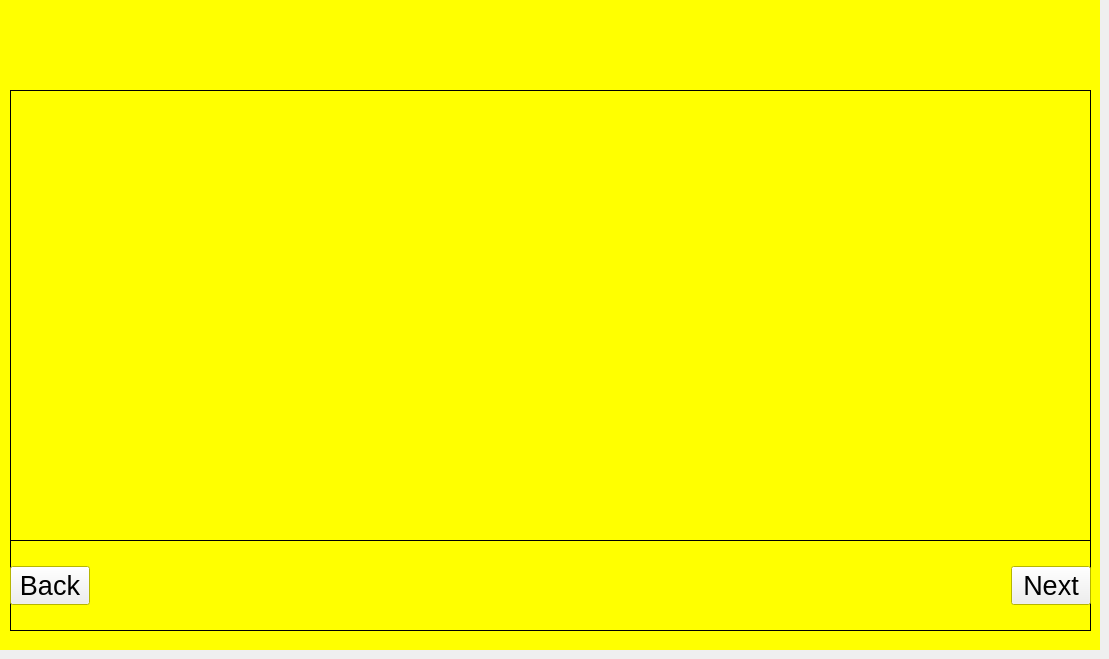
    <widget class="QWidget" name="simulationExpGeneralDescriptionPage">
     <widget class="QWidget" name="simulationExpGeneralDescriptionPanel" native="true">
      <property name="geometry">
       <rect>
        <x>0</x>
        <y>0</y>
        <width>1100</width>
        <height>650</height>
       </rect>
      </property>
      <property name="palette">
       <palette>
        <active>
         <colorrole role="Base">
          <brush brushstyle="SolidPattern">
           <color alpha="255">
            <red>255</red>
            <green>255</green>
            <blue>255</blue>
           </color>
          </brush>
         </colorrole>
         <colorrole role="Window">
          <brush brushstyle="SolidPattern">
           <color alpha="255">
            <red>255</red>
            <green>255</green>
            <blue>0</blue>
           </color>
          </brush>
         </colorrole>
        </active>
        <inactive>
         <colorrole role="Base">
          <brush brushstyle="SolidPattern">
           <color alpha="255">
            <red>255</red>
            <green>255</green>
            <blue>255</blue>
           </color>
          </brush>
         </colorrole>
         <colorrole role="Window">
          <brush brushstyle="SolidPattern">
           <color alpha="255">
            <red>255</red>
            <green>255</green>
            <blue>0</blue>
           </color>
          </brush>
         </colorrole>
        </inactive>
        <disabled>
         <colorrole role="Base">
          <brush brushstyle="SolidPattern">
           <color alpha="255">
            <red>255</red>
            <green>255</green>
            <blue>0</blue>
           </color>
          </brush>
         </colorrole>
         <colorrole role="Window">
          <brush brushstyle="SolidPattern">
           <color alpha="255">
            <red>255</red>
            <green>255</green>
            <blue>0</blue>
           </color>
          </brush>
         </colorrole>
        </disabled>
       </palette>
      </property>
      <property name="autoFillBackground">
       <bool>true</bool>
      </property>
      <widget class="QWidget" name="gridLayoutWidget_23">
       <property name="geometry">
        <rect>
         <x>10</x>
         <y>90</y>
         <width>1081</width>
         <height>261</height>
        </rect>
       </property>
       <layout class="QGridLayout" name="experimentDescriptionGrid"/>
      </widget>
      <widget class="QWidget" name="gridLayoutWidget_24">
       <property name="geometry">
        <rect>
         <x>10</x>
         <y>360</y>
         <width>1081</width>
         <height>151</height>
        </rect>
       </property>
       <layout class="QGridLayout" name="experimentPicturesGrid"/>
      </widget>
      <widget class="QWidget" name="gridLayoutWidget_25">
       <property name="geometry">
        <rect>
         <x>10</x>
         <y>540</y>
         <width>1081</width>
         <height>91</height>
        </rect>
       </property>
       <layout class="QGridLayout" name="pushButtonsSimulationExpGeneralDescriptionGrid">
        <item row="0" column="0">
         <widget class="QPushButton" name="buttonBackSimulationExperimentGeneralDescription">
          <property name="font">
           <font>
            <pointsize>20</pointsize>
           </font>
          </property>
          <property name="text">
           <string>Back</string>
          </property>
         </widget>
        </item>
        <item row="0" column="1">
         <spacer name="horizontalSpacer_7">
          <property name="orientation">
           <enum>Qt::Horizontal</enum>
          </property>
          <property name="sizeHint" stdset="0">
           <size>
            <width>118</width>
            <height>20</height>
           </size>
          </property>
         </spacer>
        </item>
        <item row="0" column="2">
         <widget class="QPushButton" name="buttonNextSimulationExperimentGeneralDescription">
          <property name="font">
           <font>
            <pointsize>20</pointsize>
           </font>
          </property>
          <property name="text">
           <string>Next</string>
          </property>
          <property name="checkable">
           <bool>false</bool>
          </property>
         </widget>
        </item>
       </layout>
      </widget>
      <widget class="QWidget" name="gridLayoutWidget_30">
       <property name="geometry">
        <rect>
         <x>10</x>
         <y>10</y>
         <width>1081</width>
         <height>61</height>
        </rect>
       </property>
       <layout class="QGridLayout" name="simulationExpGeneralDescriptionTitleGrid"/>
      </widget>
      <widget class="QLabel" name="pushButtonsSimulationExpGeneralDescriptionPanel">
       <property name="geometry">
        <rect>
         <x>10</x>
         <y>540</y>
         <width>1081</width>
         <height>91</height>
        </rect>
       </property>
       <property name="font">
        <font>
         <family>Helvetica</family>
         <pointsize>14</pointsize>
         <weight>75</weight>
         <bold>true</bold>
        </font>
       </property>
       <property name="frameShape">
        <enum>QFrame::Box</enum>
       </property>
       <property name="text">
        <string/>
       </property>
       <property name="alignment">
        <set>Qt::AlignHCenter|Qt::AlignTop</set>
       </property>
      </widget>
      <widget class="QLabel" name="simulationExpGeneralDescriptionTextAndPicturesPanel">
       <property name="geometry">
        <rect>
         <x>10</x>
         <y>90</y>
         <width>1081</width>
         <height>451</height>
        </rect>
       </property>
       <property name="font">
        <font>
         <family>Helvetica</family>
         <pointsize>14</pointsize>
         <weight>75</weight>
         <bold>true</bold>
        </font>
       </property>
       <property name="frameShape">
        <enum>QFrame::Box</enum>
       </property>
       <property name="text">
        <string/>
       </property>
       <property name="alignment">
        <set>Qt::AlignHCenter|Qt::AlignTop</set>
       </property>
      </widget>
      <widget class="QWidget" name="gridLayoutWidget_49">
       <property name="geometry">
        <rect>
         <x>10</x>
         <y>70</y>
         <width>1081</width>
         <height>20</height>
        </rect>
       </property>
       <layout class="QGridLayout" name="simulationExpGeneralDescriptionBlackSpacingGrid"/>
      </widget>
      <widget class="QWidget" name="gridLayoutWidget_82">
       <property name="geometry">
        <rect>
         <x>10</x>
         <y>90</y>
         <width>1081</width>
         <height>421</height>
        </rect>
       </property>
       <layout class="QGridLayout" name="experimentLongDescriptionGrid"/>
      </widget>
      <zorder>simulationExpGeneralDescriptionTextAndPicturesPanel</zorder>
      <zorder>pushButtonsSimulationExpGeneralDescriptionPanel</zorder>
      <zorder>gridLayoutWidget_23</zorder>
      <zorder>gridLayoutWidget_24</zorder>
      <zorder>gridLayoutWidget_25</zorder>
      <zorder>gridLayoutWidget_30</zorder>
      <zorder>gridLayoutWidget_49</zorder>
      <zorder>gridLayoutWidget_82</zorder>
     </widget>
     <widget class="QLabel" name="journeyPanel_11">
      <property name="geometry">
       <rect>
        <x>100</x>
        <y>80</y>
        <width>921</width>
        <height>281</height>
       </rect>
      </property>
      <property name="font">
       <font>
        <family>Helvetica</family>
        <pointsize>14</pointsize>
        <weight>75</weight>
        <bold>true</bold>
       </font>
      </property>
      <property name="frameShape">
       <enum>QFrame::Box</enum>
      </property>
      <property name="text">
       <string/>
      </property>
      <property name="alignment">
       <set>Qt::AlignHCenter|Qt::AlignTop</set>
      </property>
     </widget>
     <zorder>journeyPanel_11</zorder>
     <zorder>simulationExpGeneralDescriptionPanel</zorder>
    </widget>
